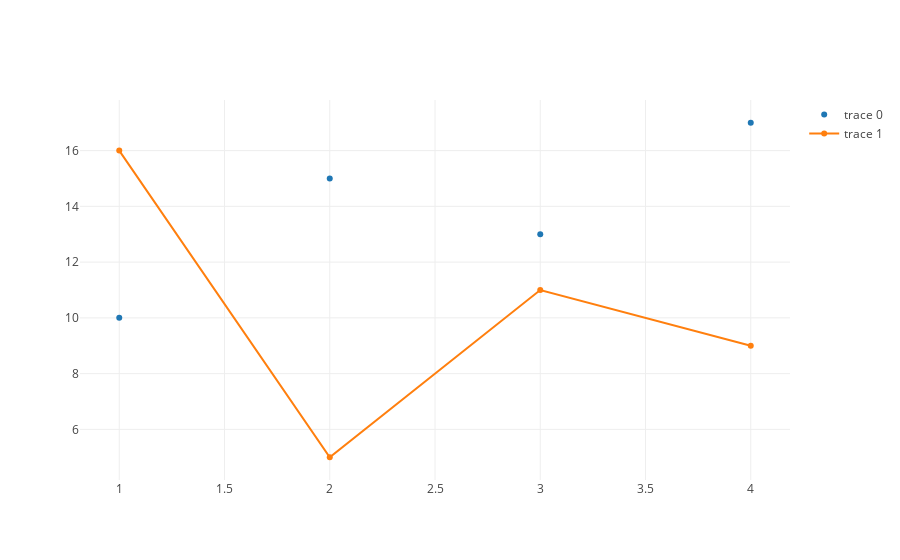

The notebook cell this image was saved under:
### Code cell
trace0 = Scatter(
    x=[1, 2, 3, 4],
    y=[10, 15, 13, 17],
    mode='markers'
)
trace1 = Scatter(
    x=[1, 2, 3, 4],
    y=[16, 5, 11, 9]
)
data = Data([trace0, trace1])

py.iplot(data)

### Figure 1 — Plotly figure (JSON) as saved in the notebook; plotly's stock layout.template omitted (floating-point values rounded to 4 significant figures)
{"data": [{"mode": "markers", "type": "scatter", "x": [1, 2, 3, 4], "y": [10, 15, 13, 17]}, {"type": "scatter", "x": [1, 2, 3, 4], "y": [16, 5, 11, 9]}], "layout": {}}
